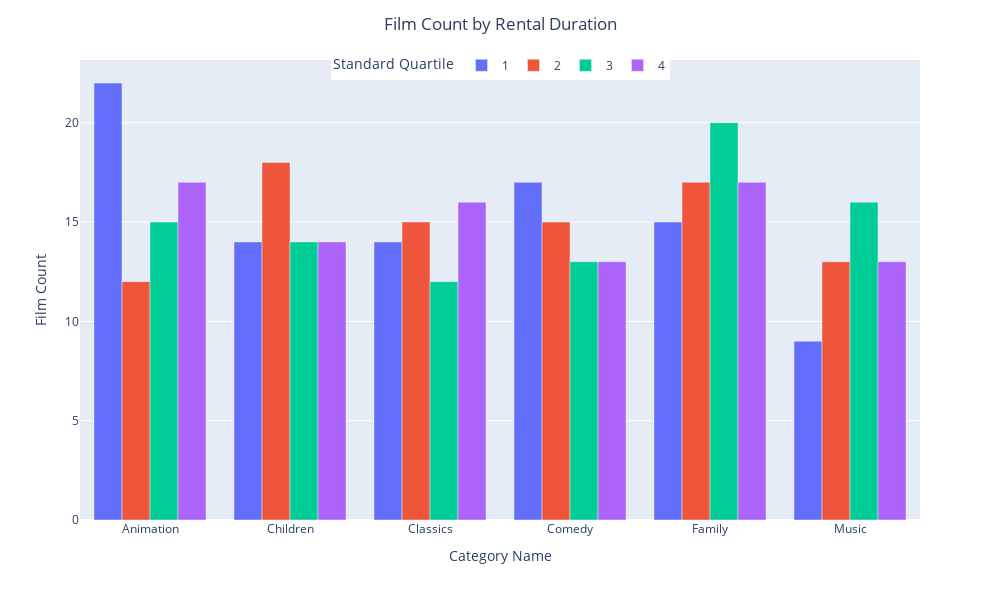

Write notebook code for a chart like this one.
### Code cell
import pandas as pd
import plotly.express as px

# CSVファイルを読み込む
df = pd.read_csv("SQL_Homework2.csv")

# Categoryが指定されたもののみフィルタリング
selected_categories = ['Animation', 'Children', 'Classics', 'Comedy', 'Family', 'Music']
df = df[df['name'].isin(selected_categories)]

# Standard Quartileの値をカテゴリカルに変換
df['standard_quartile'] = pd.Categorical(df['standard_quartile'], ordered=True)

# Plotlyを使用して棒グラフを作成する
fig = px.bar(df, x='name', y='count', color='standard_quartile', 
             labels={'name': 'Category Name', 'count': 'Film Count', 'standard_quartile': 'Standard Quartile'})

# グラフのレイアウトを設定する
fig.update_layout(
    title="Film Count by Rental Duration",
    xaxis_title="Category Name",
    yaxis_title="Film Count",
    title_x=0.5,  # タイトルを中央に配置
    height=600,   # グラフの高さを調整
    width=1000,   # グラフの幅を調整
    barmode='group',  # 棒グラフをグループ化
    legend_title='Standard Quartile',  # 凡例のタイトル
    legend=dict(title='Standard Quartile', orientation='h', yanchor='top', y=1.02, xanchor='center', x=0.5)  # 凡例の配置
)

# グラフを表示する
fig.show()

### Figure 1 — Plotly figure (JSON) as saved in the notebook; plotly's stock layout.template omitted (floating-point values rounded to 4 significant figures)
{"data": [{"alignmentgroup": "True", "hovertemplate": "Standard Quartile=1<br>Category Name=%{x}<br>Film Count=%{y}<extra></extra>", "legendgroup": "1", "marker": {"color": "#636efa", "pattern": {"shape": ""}}, "name": "1", "offsetgroup": "1", "orientation": "v", "showlegend": true, "textposition": "auto", "type": "bar", "x": ["Animation", "Children", "Classics", "Comedy", "Family", "Music"], "xaxis": "x", "y": [22, 14, 14, 17, 15, 9], "yaxis": "y"}, {"alignmentgroup": "True", "hovertemplate": "Standard Quartile=2<br>Category Name=%{x}<br>Film Count=%{y}<extra></extra>", "legendgroup": "2", "marker": {"color": "#EF553B", "pattern": {"shape": ""}}, "name": "2", "offsetgroup": "2", "orientation": "v", "showlegend": true, "textposition": "auto", "type": "bar", "x": ["Animation", "Children", "Classics", "Comedy", "Family", "Music"], "xaxis": "x", "y": [12, 18, 15, 15, 17, 13], "yaxis": "y"}, {"alignmentgroup": "True", "hovertemplate": "Standard Quartile=3<br>Category Name=%{x}<br>Film Count=%{y}<extra></extra>", "legendgroup": "3", "marker": {"color": "#00cc96", "pattern": {"shape": ""}}, "name": "3", "offsetgroup": "3", "orientation": "v", "showlegend": true, "textposition": "auto", "type": "bar", "x": ["Animation", "Children", "Classics", "Comedy", "Family", "Music"], "xaxis": "x", "y": [15, 14, 12, 13, 20, 16], "yaxis": "y"}, {"alignmentgroup": "True", "hovertemplate": "Standard Quartile=4<br>Category Name=%{x}<br>Film Count=%{y}<extra></extra>", "legendgroup": "4", "marker": {"color": "#ab63fa", "pattern": {"shape": ""}}, "name": "4", "offsetgroup": "4", "orientation": "v", "showlegend": true, "textposition": "auto", "type": "bar", "x": ["Animation", "Children", "Classics", "Comedy", "Family", "Music"], "xaxis": "x", "y": [17, 14, 16, 13, 17, 13], "yaxis": "y"}], "layout": {"barmode": "group", "height": 600, "legend": {"orientation": "h", "title": {"text": "Standard Quartile"}, "tracegroupgap": 0, "x": 0.5, "xanchor": "center", "y": 1.02, "yanchor": "top"}, "margin": {"t": 60}, "title": {"text": "Film Count by Rental Duration", "x": 0.5}, "width": 1000, "xaxis": {"anchor": "y", "domain": [0, 1], "title": {"text": "Category Name"}}, "yaxis": {"anchor": "x", "domain": [0, 1], "title": {"text": "Film Count"}}}}
